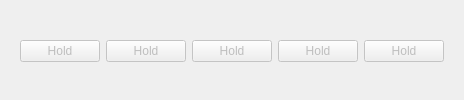
        <widget class="QWidget" name="widget" native="true">
         <property name="layoutDirection">
          <enum>Qt::LeftToRight</enum>
         </property>
         <layout class="QVBoxLayout" name="verticalLayout_2">
          <item>
           <widget class="QWidget" name="widget" native="true">
            <layout class="QGridLayout" name="gridLayout_2">
             <item row="0" column="3">
              <widget class="QLabel" name="dice4">
               <property name="maximumSize">
                <size>
                 <width>60</width>
                 <height>60</height>
                </size>
               </property>
               <property name="text">
                <string/>
               </property>
               <property name="pixmap">
                <pixmap>img/yatsy2.png</pixmap>
               </property>
               <property name="alignment">
                <set>Qt::AlignCenter</set>
               </property>
              </widget>
             </item>
             <item row="0" column="2">
              <widget class="QLabel" name="dice3">
               <property name="maximumSize">
                <size>
                 <width>60</width>
                 <height>60</height>
                </size>
               </property>
               <property name="text">
                <string/>
               </property>
               <property name="pixmap">
                <pixmap>img/yatsy1.png</pixmap>
               </property>
               <property name="alignment">
                <set>Qt::AlignCenter</set>
               </property>
              </widget>
             </item>
             <item row="0" column="1">
              <widget class="QLabel" name="dice2">
               <property name="maximumSize">
                <size>
                 <width>60</width>
                 <height>60</height>
                </size>
               </property>
               <property name="text">
                <string/>
               </property>
               <property name="pixmap">
                <pixmap>img/yatsy2.png</pixmap>
               </property>
               <property name="alignment">
                <set>Qt::AlignCenter</set>
               </property>
              </widget>
             </item>
             <item row="2" column="4">
              <widget class="QPushButton" name="button5">
               <property name="enabled">
                <bool>false</bool>
               </property>
               <property name="maximumSize">
                <size>
                 <width>80</width>
                 <height>16777215</height>
                </size>
               </property>
               <property name="styleSheet">
                <string notr="true">QPushButton::checked{background-color #e6e6e6;}
QPushButton {background-color: #ababab};
</string>
               </property>
               <property name="text">
                <string>Hold</string>
               </property>
               <property name="checkable">
                <bool>true</bool>
               </property>
               <property name="checked">
                <bool>false</bool>
               </property>
              </widget>
             </item>
             <item row="0" column="0">
              <widget class="QLabel" name="dice1">
               <property name="maximumSize">
                <size>
                 <width>60</width>
                 <height>60</height>
                </size>
               </property>
               <property name="text">
                <string/>
               </property>
               <property name="pixmap">
                <pixmap>img/yatsy1.png</pixmap>
               </property>
               <property name="alignment">
                <set>Qt::AlignCenter</set>
               </property>
              </widget>
             </item>
             <item row="2" column="3">
              <widget class="QPushButton" name="button4">
               <property name="enabled">
                <bool>false</bool>
               </property>
               <property name="maximumSize">
                <size>
                 <width>80</width>
                 <height>16777215</height>
                </size>
               </property>
               <property name="styleSheet">
                <string notr="true">QPushButton::checked{background-color #e6e6e6;}
QPushButton {background-color: #ababab};
</string>
               </property>
               <property name="text">
                <string>Hold</string>
               </property>
               <property name="checkable">
                <bool>true</bool>
               </property>
              </widget>
             </item>
             <item row="0" column="4">
              <widget class="QLabel" name="dice5">
               <property name="maximumSize">
                <size>
                 <width>60</width>
                 <height>60</height>
                </size>
               </property>
               <property name="toolTip">
                <string>&lt;html&gt;&lt;head/&gt;&lt;body&gt;&lt;p align=&quot;center&quot;&gt;Dice 5&lt;/p&gt;&lt;/body&gt;&lt;/html&gt;</string>
               </property>
               <property name="text">
                <string/>
               </property>
               <property name="pixmap">
                <pixmap>img/yatsy1.png</pixmap>
               </property>
               <property name="alignment">
                <set>Qt::AlignCenter</set>
               </property>
              </widget>
             </item>
             <item row="2" column="0">
              <widget class="QPushButton" name="button1">
               <property name="enabled">
                <bool>false</bool>
               </property>
               <property name="maximumSize">
                <size>
                 <width>80</width>
                 <height>16777215</height>
                </size>
               </property>
               <property name="styleSheet">
                <string notr="true">QPushButton::checked{background-color #e6e6e6;}
QPushButton {background-color: #ababab};
</string>
               </property>
               <property name="text">
                <string>Hold</string>
               </property>
               <property name="checkable">
                <bool>true</bool>
               </property>
               <property name="flat">
                <bool>false</bool>
               </property>
              </widget>
             </item>
             <item row="2" column="1">
              <widget class="QPushButton" name="button2">
               <property name="enabled">
                <bool>false</bool>
               </property>
               <property name="maximumSize">
                <size>
                 <width>80</width>
                 <height>16777215</height>
                </size>
               </property>
               <property name="styleSheet">
                <string notr="true">QPushButton::checked{background-color #e6e6e6;}
QPushButton {background-color: #ababab};
</string>
               </property>
               <property name="text">
                <string>Hold</string>
               </property>
               <property name="checkable">
                <bool>true</bool>
               </property>
              </widget>
             </item>
             <item row="2" column="2">
              <widget class="QPushButton" name="button3">
               <property name="enabled">
                <bool>false</bool>
               </property>
               <property name="maximumSize">
                <size>
                 <width>80</width>
                 <height>16777215</height>
                </size>
               </property>
               <property name="styleSheet">
                <string notr="true">QPushButton::checked{background-color #e6e6e6;}
QPushButton {background-color: #ababab};</string>
               </property>
               <property name="text">
                <string>Hold</string>
               </property>
               <property name="checkable">
                <bool>true</bool>
               </property>
              </widget>
             </item>
            </layout>
           </widget>
          </item>
          <item>
           <widget class="QWidget" name="widget_2" native="true">
            <property name="layoutDirection">
             <enum>Qt::LeftToRight</enum>
            </property>
            <widget class="QPushButton" name="start">
             <property name="geometry">
              <rect>
               <x>145</x>
               <y>110</y>
               <width>240</width>
               <height>23</height>
              </rect>
             </property>
             <property name="minimumSize">
              <size>
               <width>240</width>
               <height>0</height>
              </size>
             </property>
             <property name="maximumSize">
              <size>
               <width>240</width>
               <height>16777215</height>
              </size>
             </property>
             <property name="styleSheet">
              <string notr="true">QPushButton::checked{background-color #e6e6e6;}
QPushButton {background-color: #ababab};</string>
             </property>
             <property name="text">
              <string>Start</string>
             </property>
            </widget>
            <widget class="QPushButton" name="roll">
             <property name="geometry">
              <rect>
               <x>145</x>
               <y>110</y>
               <width>240</width>
               <height>23</height>
              </rect>
             </property>
             <property name="minimumSize">
              <size>
               <width>240</width>
               <height>0</height>
              </size>
             </property>
             <property name="maximumSize">
              <size>
               <width>240</width>
               <height>16777215</height>
              </size>
             </property>
             <property name="styleSheet">
              <string notr="true">QPushButton::checked{background-color #e6e6e6;}
QPushButton {background-color: #ababab};
</string>
             </property>
             <property name="text">
              <string>Roll</string>
             </property>
             <property name="autoDefault">
              <bool>false</bool>
             </property>
             <property name="default">
              <bool>false</bool>
             </property>
            </widget>
           </widget>
          </item>
         </layout>
        </widget>
